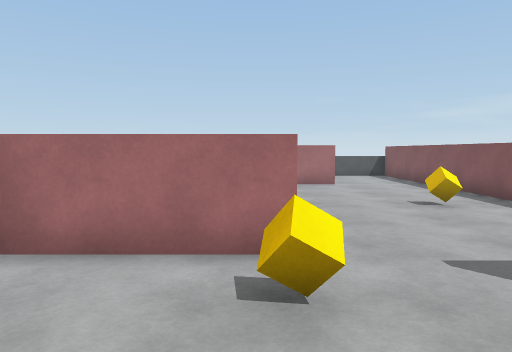
view 1 (above)

16 first-person views from a walk through a Unity game level. The camera is 1.3 m above the floor, tilts 4° down and sees 70° across. The floor is counted in squares, 1 m on a side. Each view is taken from the middle of a square. On the plan, view 1 faces up. The plan holds only what a view shows up to about 15 squares ahead; the rest is blank. The place goes on beyond the plan. The player character is not drawn.

view 2
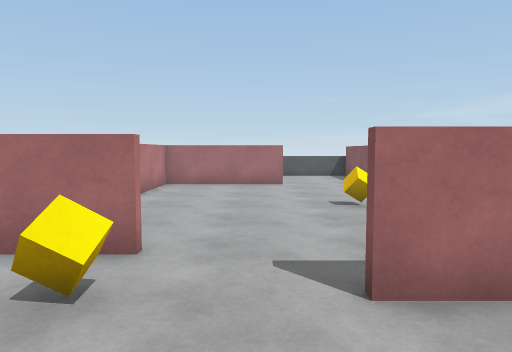

view 3
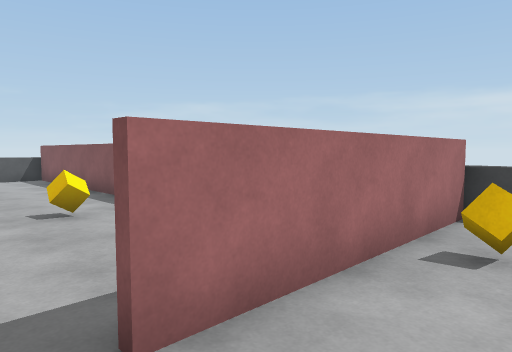

view 4
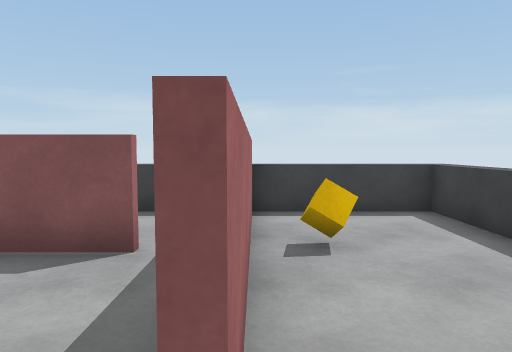

view 5
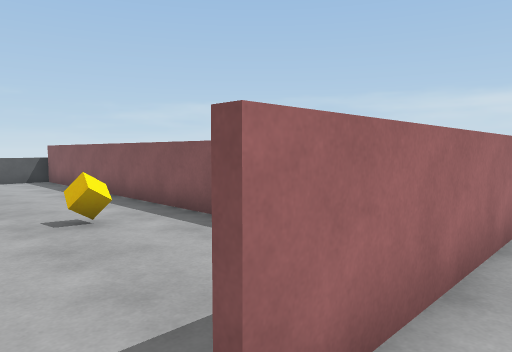

view 6
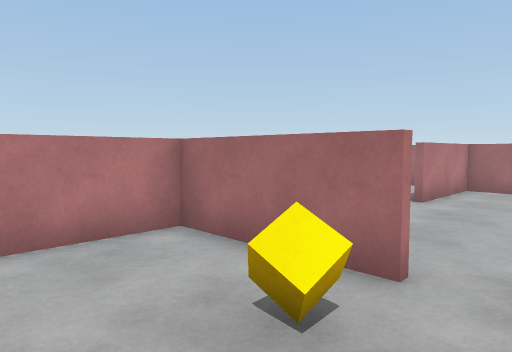

view 7
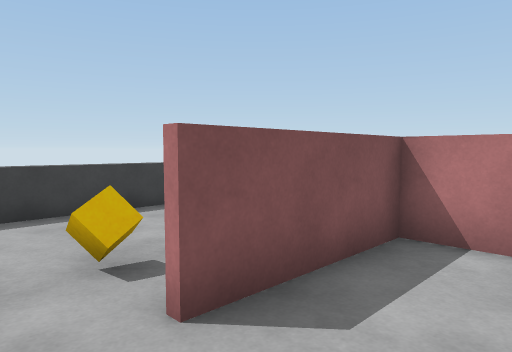

view 8
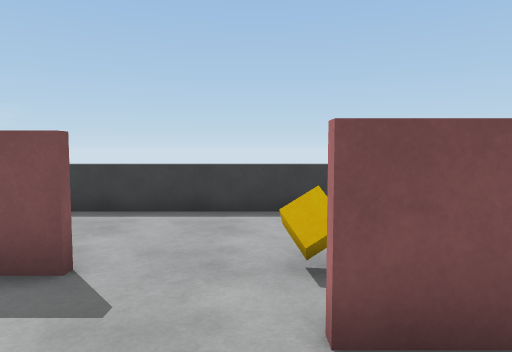

view 9
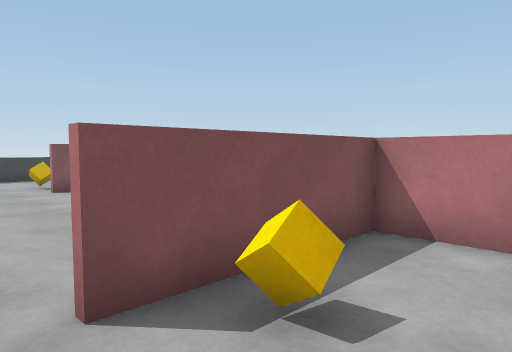

view 10
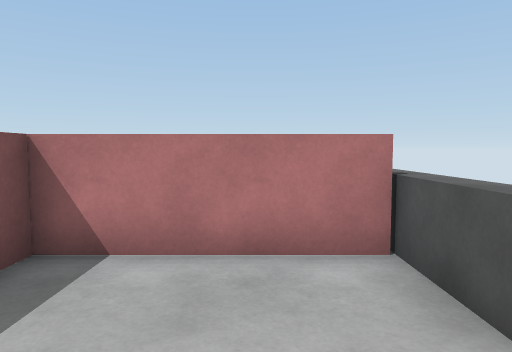

view 11
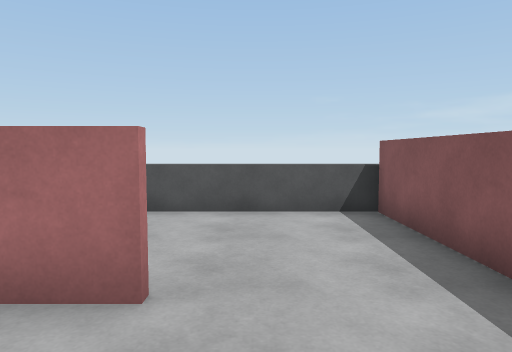

view 12
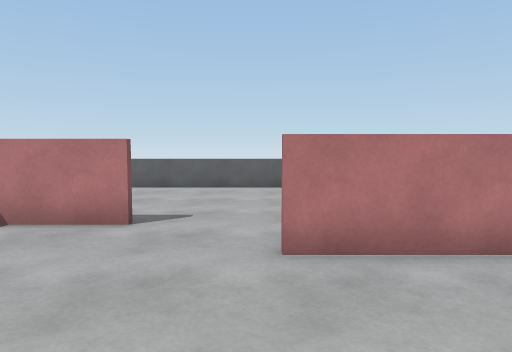

view 13
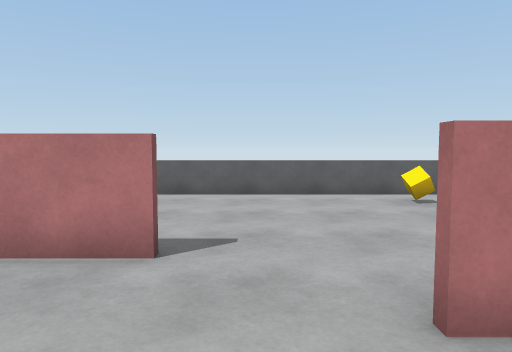

view 14
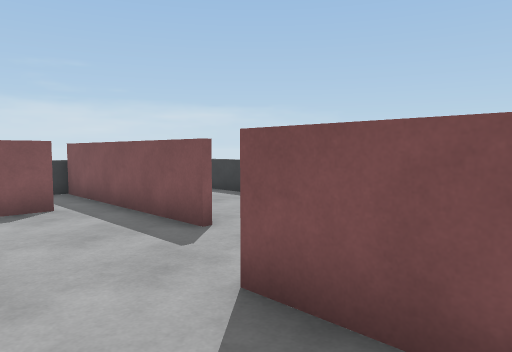

view 15
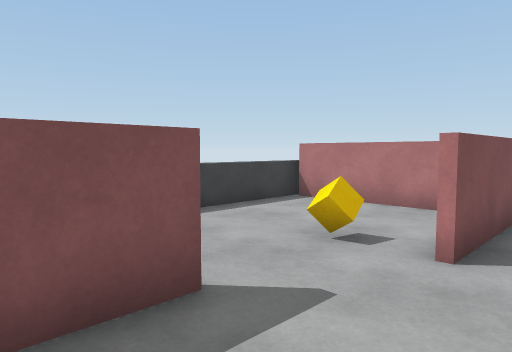

view 16
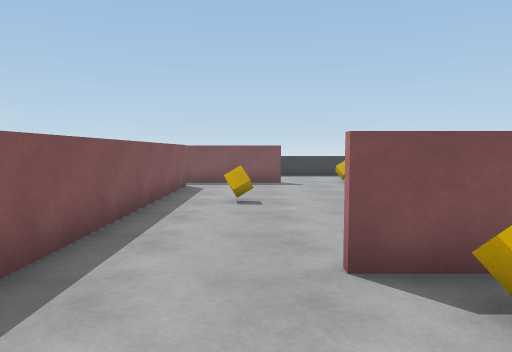

### Floor plan
Key: @ floor where view 1 was taken; # wall or solid block; . floor; ^ raised ledge; C cube.
Columns run from 10 left of view 1 to 10 right of it. Each row starts with its distance up from view 1.
 19        ^^^^^^^^^^^
 18         #........#
 17         #........#
 16         #........#
 15       ###...C....#
 14 ^..    .######...#
 13 ^.C..  .#........#
 12 ^.......#........#
 11 ^.......#........#
 10 ^................#
  9 ^.............C..#
  8 ^................#
  7 ^..... #.........#
  6 ^..    #.........#  ^
  5        ####......#..^
  4        #............^
  3        #..C...######^
  2        #.........C..^
  1        #............^
  0        #..@.........^
 -1       ^^^^^^^^^^ ^^^^

Positions as (right, up) in squares from view 1, and headings:
1: (0, 0), facing up
2: (2, 0), facing up
3: (2, 1), facing up-right
4: (2, 3), facing right
5: (2, 2), facing up-right
6: (2, 1), facing up-left
7: (2, 7), facing down-left
8: (1, 7), facing down
9: (4, 17), facing down-left
10: (3, 17), facing left
11: (4, 11), facing up
12: (3, 10), facing left
13: (1, 9), facing left
14: (-2, 7), facing down-right
15: (5, 6), facing down-left
16: (4, 18), facing down
